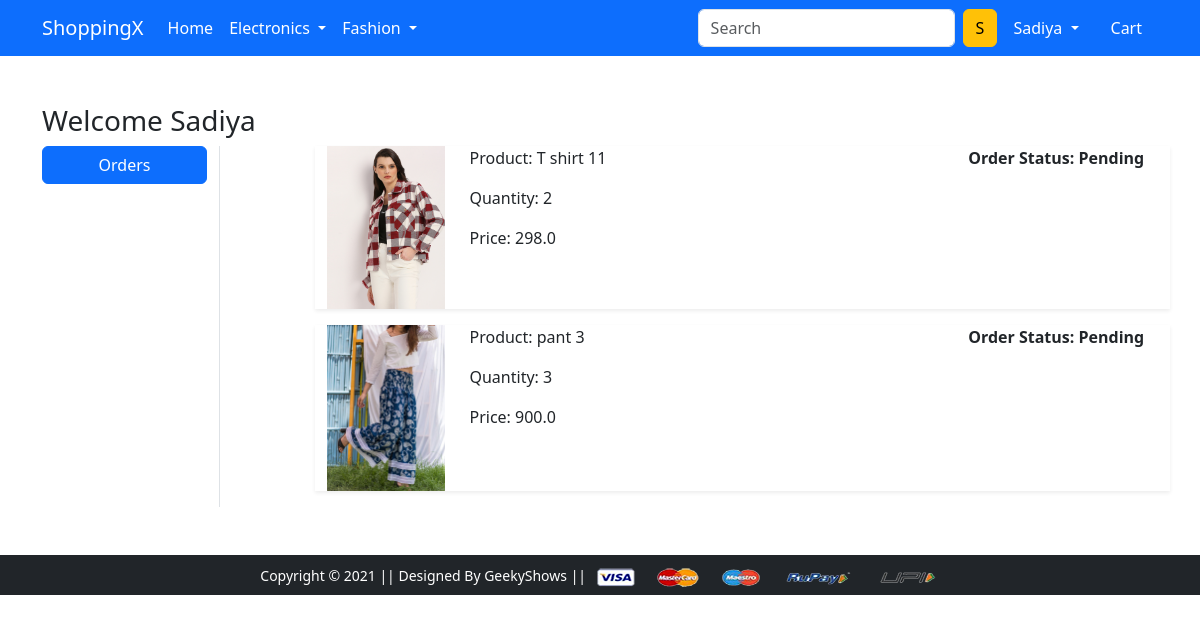
Page /orders/ (signed in) on the committed database.
### app/models.py (models this page shows, shortened)
class OrderPlaced(models.Model):
    user = models.ForeignKey(User, on_delete=models.CASCADE)
    customer = models.ForeignKey(Customer, on_delete=models.CASCADE)
    product = models.ForeignKey(Product, on_delete=models.CASCADE)
    quantity = models.PositiveBigIntegerField(default=1)
    ordered_date = models.DateTimeField(auto_now_add=True)
    status = models.CharField(max_length=50, choices=STATUS_CHOICES, default='Pending')
    @property
    def total_cost(self):
        return self.quantity * self.product.discounted_price

class Product(models.Model):
    title = models.CharField(max_length=100)
    selling_price = models.FloatField()
    discounted_price = models.FloatField()
    description = models.TextField()
    brand = models.CharField(max_length=100)
    category = models.CharField(choices=CATEGORY_CHOICES, max_length=2)
    product_image = models.ImageField(upload_to='productimg')

### app/views.py (the view)
# urls.py: path('orders/', views.orders, name='orders'),
@login_required
def orders(request):
 op = OrderPlaced.objects.filter(user=request.user)
 return render(request, 'app/orders.html', {'order_placed':op})

### app/templates/app/orders.html (shortened to what this page needs)
{% extends 'app/base.html' %}
{% load static %}
{% block main-content %}
<div class="container my-5">
 <div class="row">
 <h3>Welcome {{request.user.username|capfirst}}</h3>
  <div class="col-sm-2 border-end">
   <ul class="list-unstyled">
    <li class="d-grid"><a href="{% url 'orders' %}" class="btn btn-primary">Orders</a></li>
   </ul>
  </div>
  <div class="col-sm-9 offset-sm-1">
    {% for op in order_placed %}
   <div class="row shadow-sm mb-3">
    <div class="col-sm-2">
        <img src="{{op.product.product_image.url}}" alt="" srcset="" class="img-fluid" height="150" width="150">
    </div>
    <div class="col-sm-7">
        <p>Product: {{op.product.title}}</p>
        <p>Quantity: {{op.quantity}}</p>
        <p>Price: {{op.total_cost}}</p>
    </div>
    <div class="col-sm-3 fw-bold">
        <p >Order Status: {{op.status}}</p>
    </div>
   </div>
   {% endfor %}
  </div>
 </div>
</div>
{% endblock main-content %}

### app/templates/app/base.html (shortened to what this page needs)
<!doctype html>
{% load static %}
<html lang="en">
  <head>
    <link rel="stylesheet" href="{% static 'app/css/bootstrap.min.css' %}">
    <link rel="stylesheet" href="{% static 'app/css/owl.carousel.min.css' %}">
    <link rel="stylesheet" href="{% static 'app/css/all.min.css' %}">
    <link rel="stylesheet" href="{% static 'app/css/style.css' %}">
  </head>
  <body>
    <nav class="navbar navbar-expand-lg navbar-dark bg-primary">
     <div class="container">
       <a class="navbar-brand" href="/">ShoppingX</a>
       <div class="collapse navbar-collapse" id="navbarSupportedContent">
         <ul class="navbar-nav me-auto mb-2 mb-lg-0">
           <li class="nav-item">
             <a class="nav-link active" aria-current="page" href="/">Home</a>
           </li>
           <li class="nav-item dropdown">
             <a class="nav-link dropdown-toggle text-white" href="#" id="electronicsDropdown" role="button" data-bs-toggle="dropdown" aria-expanded="false">
               Electronics
             </a>
           </li>
           <li class="nav-item dropdown">
             <a class="nav-link dropdown-toggle text-white" href="#" id="fashionDropdown" role="button" data-bs-toggle="dropdown" aria-expanded="false">
               Fashion
             </a>
           </li>
         </ul>
         <form class="d-flex">
           <input class="form-control me-2" type="search" placeholder="Search" aria-label="Search">
           <button class="btn btn-warning" type="submit">S</button>
         </form>
         <div>
          <ul class="navbar-nav me-auto mb-2 mb-lg-0">
            {% if request.user.is_authenticated %}
           <li class="nav-item dropdown mx-2">
              <a class="nav-link dropdown-toggle text-white" href="#" id="profileDropdown" role="button" data-bs-toggle="dropdown" aria-expanded="false">
                {{request.user.username|capfirst}}
              </a>
            </li>
            <li class="nav-item mx-2">
             <a href="{% url 'showcart' %}" class="nav-link text-white"> Cart </a>
            </li>
            {% endif %}
          </ul>
         </div>
       </div>
     </div>
    </nav>
    {% block main-content %} {% endblock main-content %}
    <footer class="container-fluid bg-dark text-center p-2 mt-5">
        <small class="text-white">Copyright &copy; 2021 || Designed By GeekyShows || </small>
        <img src="{% static 'app/images/payment.png' %}" alt="" srcset="" class="img-fluid" height="2px">
    </footer>
  </body>
</html>

### rows in the picture
OrderPlaced: product.product_image (picture), product "T shirt 11", quantity "2", total_cost "298.0", status "Pending"
OrderPlaced: product.product_image (picture), product "pant 3", quantity "3", total_cost "900.0", status "Pending"

### other values in the picture
{{ request.user.username|capfirst }} "Sadiya"
